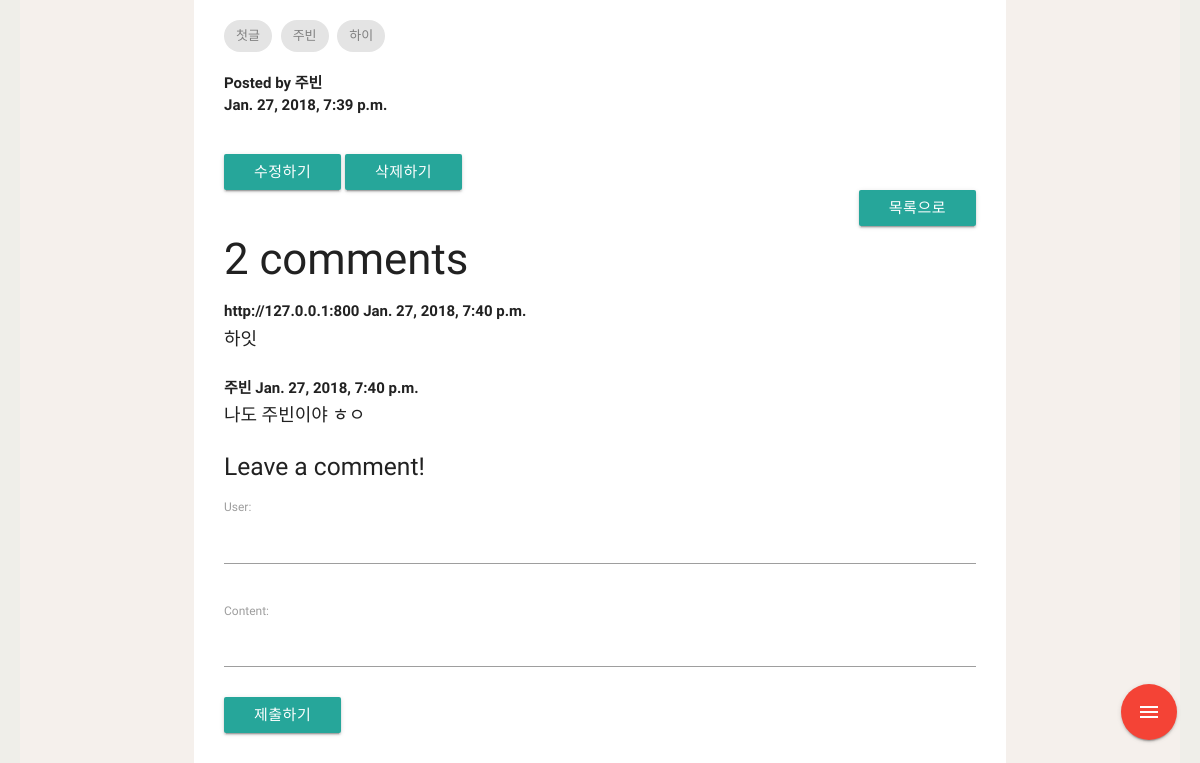
Page /post/1/ (signed in, lower part) on the earlier database version.
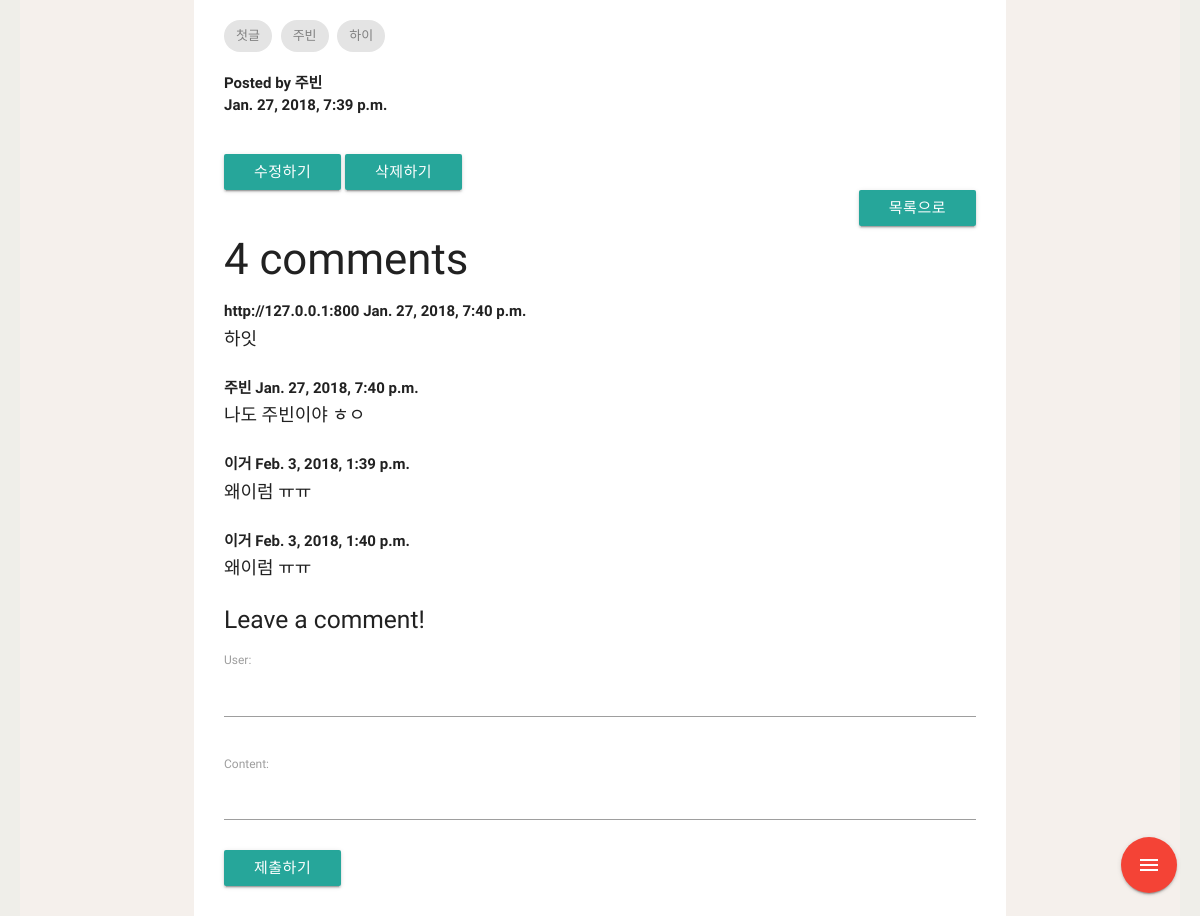
Same page on the later database version.
### post/models.py (models this page shows, shortened)
class Tag(models.Model):
    name = models.CharField(max_length=10)

class Post(models.Model):
    tag = models.ManyToManyField(Tag, blank=True, null=True)
    hashtag = models.CharField(max_length=10)
    user = models.CharField(max_length=20)
    title = models.CharField(max_length=50)
    content = models.TextField()
    created_at = models.DateTimeField(
        auto_now_add=True,
    )
    updated_at = models.DateTimeField(
        auto_now=True,
    )
    file = models.FileField(blank=True)
    photo = models.ImageField(blank=True, upload_to="blog/%Y/%m/%d")

class Comment(models.Model):
    user = models.CharField(max_length=20)
    content = models.CharField(max_length=100)
    created_at = models.DateTimeField(
        auto_now_add=True,
    )
    updated_at = models.DateTimeField(
        auto_now=True,
    )
    post = models.ForeignKey(
        Post,
        on_delete=models.CASCADE,
    )

### post/views.py (the view)
# urls.py: path('<int:pk>/', views.post_detail, name='post_detail'),
@login_required
def post_detail(request, pk):
    post = Post.objects.get(pk=pk)
    comment_form = CommentForm(request.POST or None)
    ctx = {
        'post': post,
        'comment_form': comment_form,
    }
    if request.method == 'POST' and comment_form.is_valid():
        new_comment = comment_form.save(commit=False)
        new_comment.post = post
        new_comment.save()
        ctx['comment_form'] = CommentForm()
    return render(request, 'post/post_detail.html', ctx)

### post/forms.py
class CommentForm(forms.ModelForm):
    class Meta:
        model = Comment
        fields = ['user', 'content']

### post/templates/post/post_detail.html (shortened to what this page needs)
{% extends 'base.html' %}
{% load static %}
{% block content %}
<div class="post">
<p><span style="font-size:22px;">{{ post.content|linebreaksbr }}</span></p><br>
<br>
<p style="color:darkgray;">
{% for tag in post.tag.all %}
<span class="chip"><a href="{% url 'post:tag_post_list' tag.name %}">{{ tag.name }}</a></span>
{% endfor %}</p>
<p><b>Posted by {{ post.user }} <br>
{{ post.created_at }}</b></p><br>
<div class="susak">
<a href = "{% url 'post:post_edit' post.pk %}"><button class="btn waves-effect waves-light" type="submit" name="action">수정하기</button></a>
<form id="post_delete_form" action="{% url 'post:post_delete' post.pk %}" method="POST" style="display:inline;">{% csrf_token %}<button type="submit" class="waves-effect waves-light btn">삭제하기</button></form>
</div>
<a href = "{% url 'post:post_list' %}"><button class="btn waves-effect waves-light" type="submit" name="action" style="float:right;">목록으로</button></a>
<br>
<h3>{{ post.comment_set.count }} comments</h3>
{% for comment in post.comment_set.all %}
<P style="margin-bottom:2px;"><b>{{ comment.user }} {{ comment.created_at }}</b></P>
<p style="font-size:18px; margin-top:0; margin-bottom:25px;">{{ comment.content }}</p>
{% endfor %}
<h5>Leave a comment!</h5>
<form method="POST">
{{ comment_form.as_p }}
<button class="btn waves-effect waves-light" type="submit" name="action">제출하기</button>
</div>
{% endblock %}

Differences in the rows shown:
computed for Post "주빈": comment_set.count "2" → "4"
added Comment: user "이거", created_at "Feb. 3, 2018, 1:39 p.m.", content "왜이럼 ㅠㅠ"
added Comment: user "이거", created_at "Feb. 3, 2018, 1:40 p.m.", content "왜이럼 ㅠㅠ"
